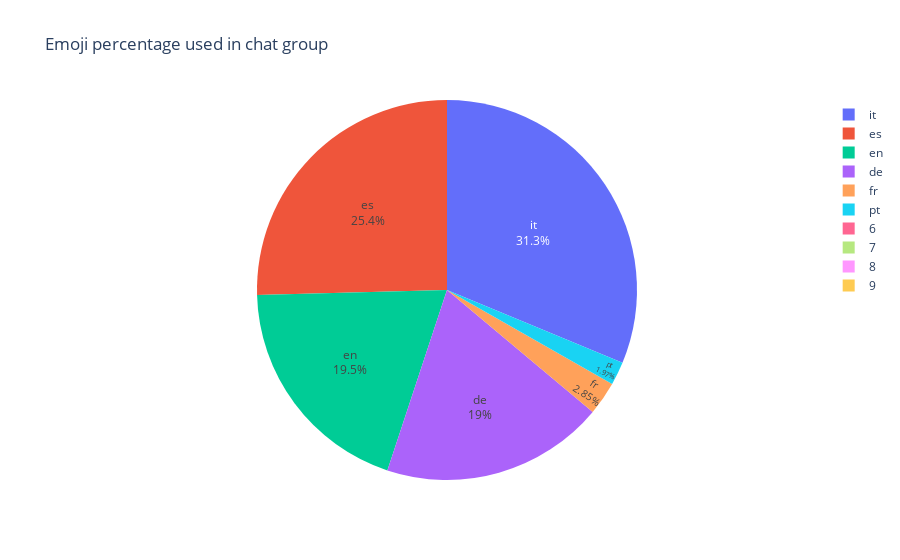

Notebook cell for this chart:
### Code cell
#This pei chart give us and ideas the overall view of which emoji use the most
fig = px.pie(emojis_df, values='number_of_Emoji', names='emoji',title='Emoji percentage used in chat group')
fig.update_traces(textposition='inside', textinfo='percent+label')
fig.show()

### Figure 1 — Plotly figure (JSON) as saved in the notebook; plotly's stock layout.template omitted (floating-point values rounded to 4 significant figures)
{"data": [{"domain": {"x": [0, 1], "y": [0, 1]}, "hovertemplate": "emoji=%{label}<br>number_of_Emoji=%{value}<extra></extra>", "labels": ["it", "es", "en", "de", "fr", "pt", "", "", "", ""], "legendgroup": "", "name": "", "showlegend": true, "textinfo": "percent+label", "textposition": "inside", "type": "pie", "values": [3789, 3082, 2362, 2302, 346, 239, 0, 0, 0, 0]}], "layout": {"legend": {"tracegroupgap": 0}, "title": {"text": "Emoji percentage used in chat group"}}}
